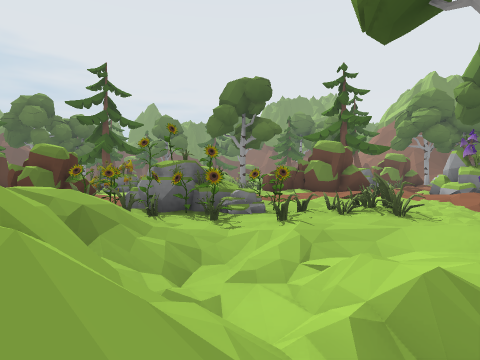
view 1 (above)

24 first-person views from a walk through a 3-D level made in the Unity game engine. The camera is 1.3 m above the floor, looks level and sees 75° across. The floor is counted in squares, 2 m on a side. Each view is taken from the middle of a square. On the plan, view 1 faces up. The plan holds only what a view shows up to about 10 squares ahead; the rest is blank. The place goes on beyond the plan. The player character is not drawn. Some animated figures are not drawn.

view 2
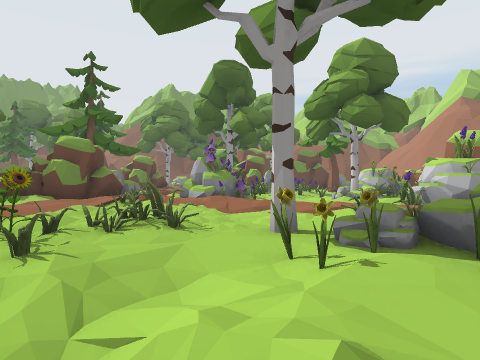

view 3
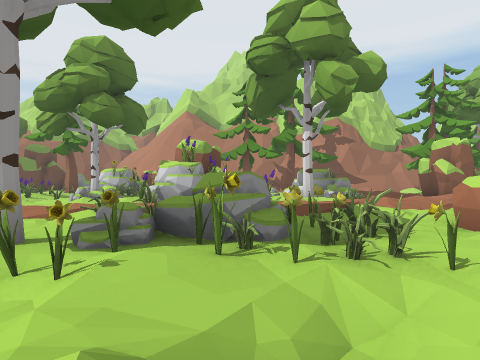

view 4
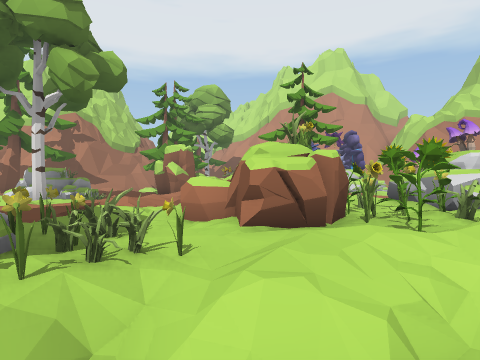

view 5
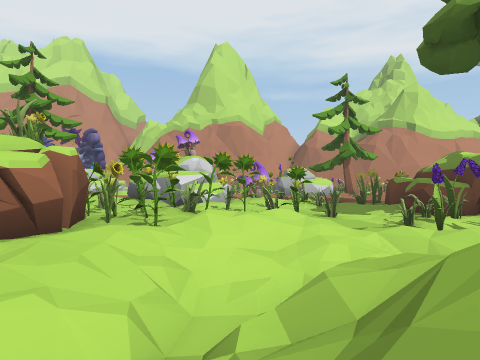

view 6
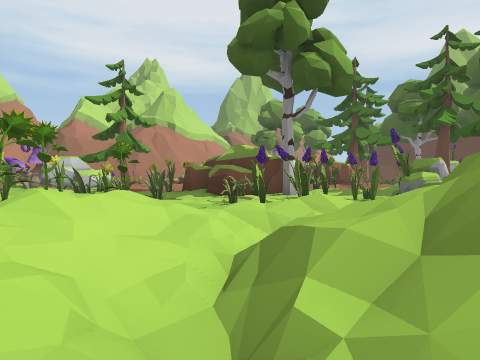

view 7
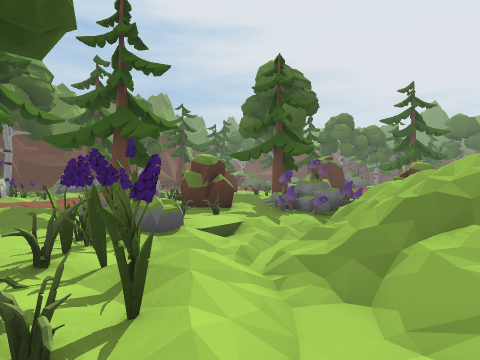

view 8
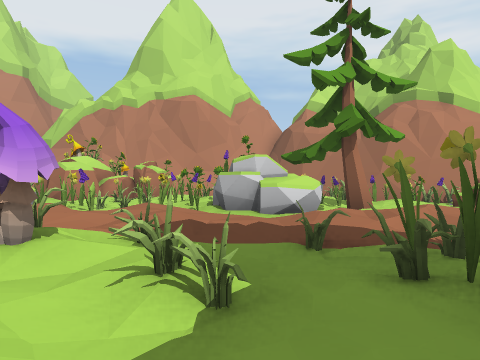

view 9
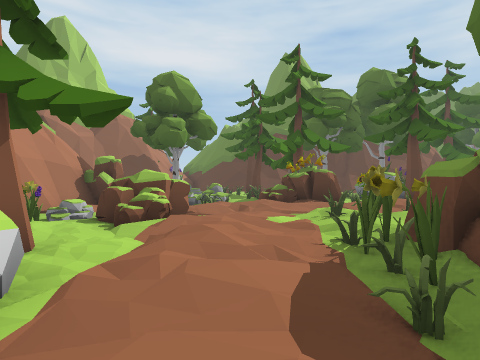

view 10
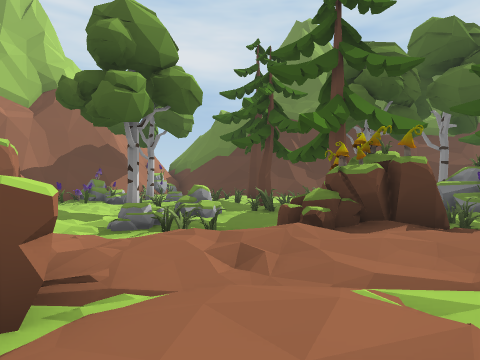

view 11
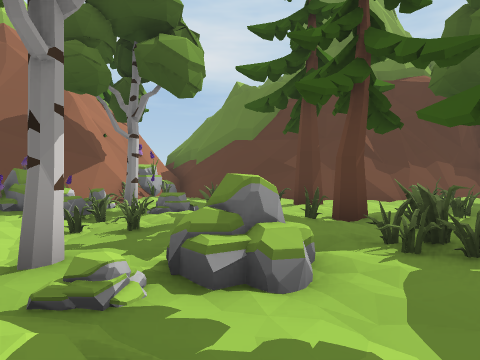

view 12
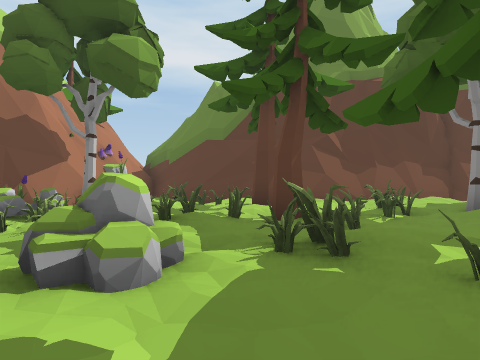

view 13
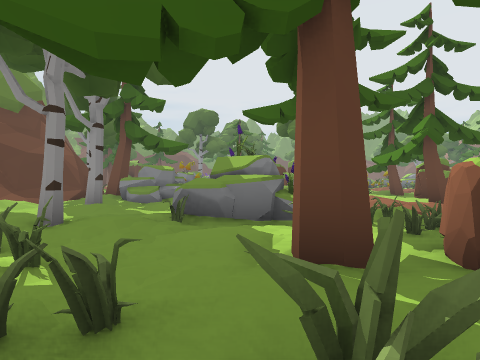

view 14
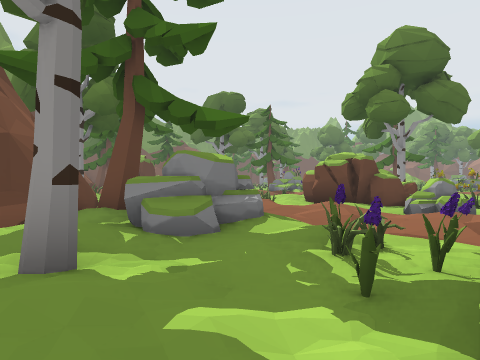

view 15
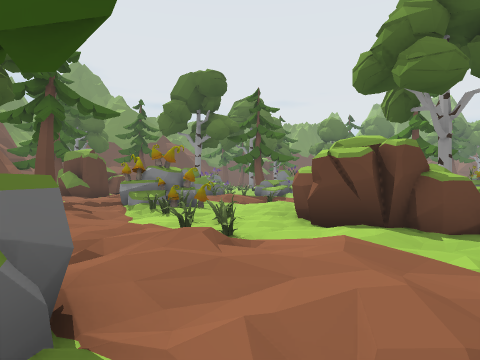

view 16
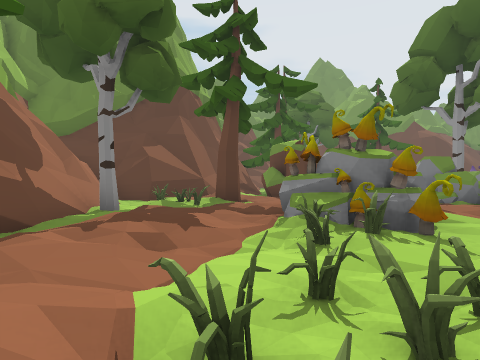

view 17
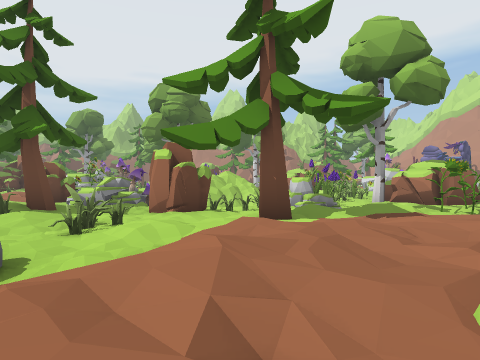

view 18
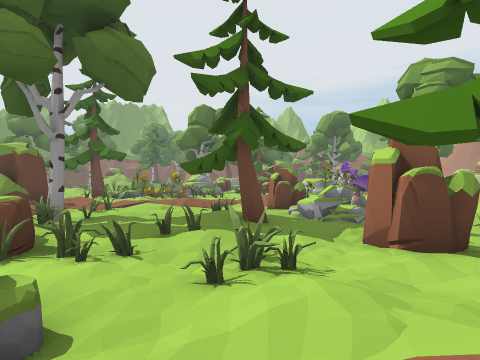

view 19
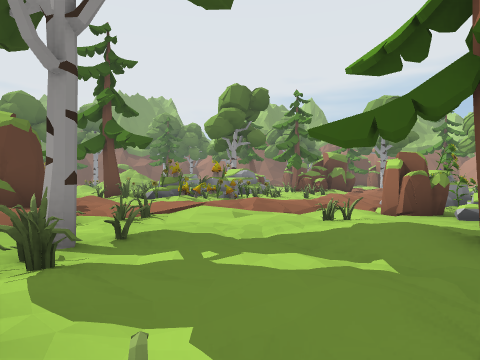

view 20
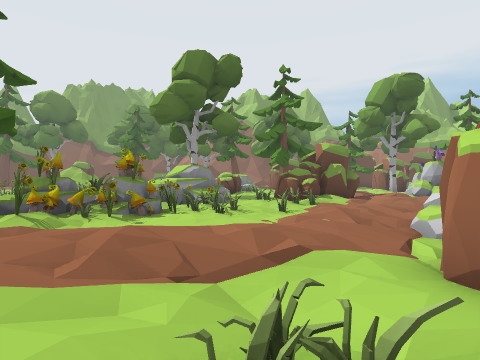

view 21
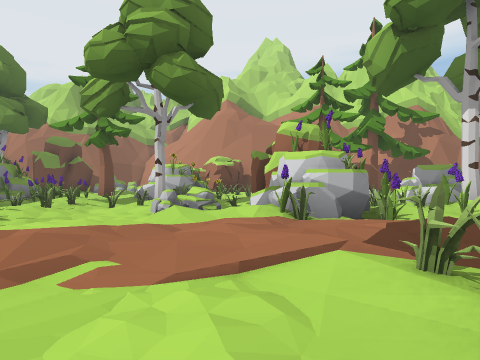

view 22
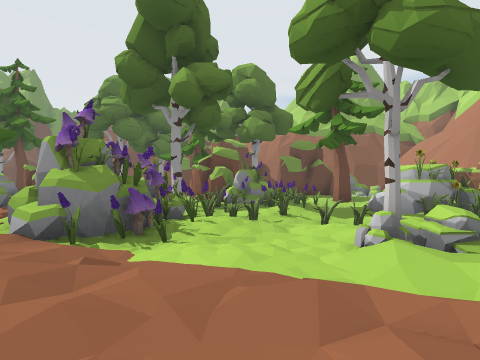

view 23
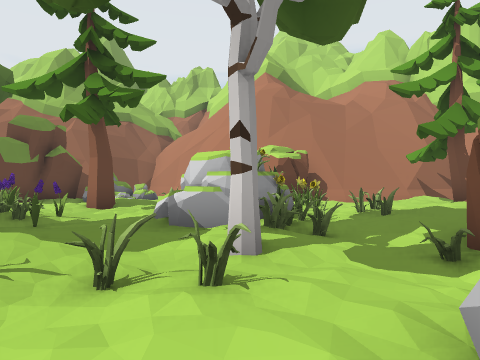

view 24
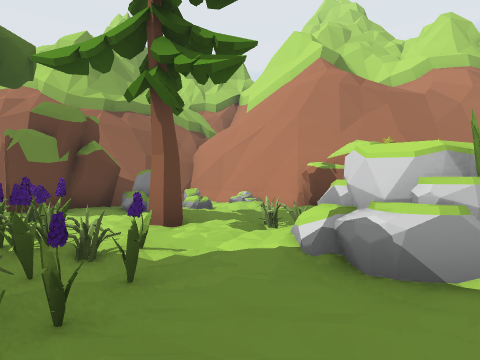

### Floor plan
Key: @ floor where view 1 was taken; # wall or solid block; x gap in a wall; . main floor; : floor 0.25 m higher than the main floor; - floor 0.25 m lower than the main floor; + floor 0.5 m higher than the main floor; _ floor 0.5 m lower than the main floor; < floor 0.75 m lower than the main floor; / step, stairs or slope; = window, fence, low wall or low ledge; ^ raised ledge; O other object.
Columns run from 24 left of view 1 to 20 right of it. Each row starts with its distance up from view 1.
 12    #          ##::OOO:O: ###      O    #..###
 11    :         ##::.#OO=::::+##     ..####..OO#
 10 #/ O.:O :.    /:::..:.......+:/OOO..###.. O
  9 #..O.:OO..:   -..://:.:::::::.OOO...##.O: O-.
  8 #..:::OOO.:  ....://:....-..::#O#:::......./#
  7 ##.O/:..:..  .O...--.#OO:...:+.......OO..:.##
  6  ##/:/:...#  .......##OOO....:::...O.OO  ###
  5   ###/:...###^:.::.OO ..-.:...:./O...##  ##
  4     # :::..:...:.OOOO  /-....::::........##
  3     #  .//:..:.:.:OO/  //_#O//:.OO##.::...#
  2     #/O :::.O.....O-/  /<.#OO.+.OO#  .:...#
  1     #. OO:.::.:.##./=/==///#OO  .##    :O:#
  0     #.:O/:..+::....///#/@//.O#.::#.      .#
 -1     #.:..##..::O. O///////---./:..O OO  O #
 -2    ##..O.#O#/.:.:O##//<///.#^.:/  .OO   O
 -3    #/..:. OOO::.+..###//+####/./:  O
 -4    ##::..OOO:.::#:.O#../####  O.::
 -5    ##:.O:.....::#####..#####  O :+
 -6     #..:...O##::.:###...#OO#
 -7    ##......O##::::+###/OOOOO
 -8    ##.O.O.:.:=/:..:......O
 -9    #/..:.:....:/::::::::::
-10    #-....:OO..::..///:.::/
-11    #.::/:..///.:##=..OO#:##
-12     :....--O..  O.x.OOO####O
-13   OO#/OOO... # :/####  ####/
-14   O  ##O     #######   #  ##
-15       ###                 #

Where each view was taken, in squares from view 1:
view 1: 0 up, 0 right, facing up
view 2: 1 up, 0 right, facing up-right
view 3: 1 up, 0 right, facing right
view 4: 1 up, 0 right, facing down-right
view 5: 1 up, 0 right, facing down
view 6: 0 up, 1 right, facing down-left
view 7: 4 down, 1 left, facing up-left
view 8: 5 down, 2 left, facing down
view 9: 9 down, 1 left, facing left
view 10: 9 down, 6 left, facing left
view 11: 10 down, 11 left, facing left
view 12: 9 down, 11 left, facing left
view 13: 9 down, 14 left, facing up
view 14: 4 down, 16 left, facing up
view 15: 0 up, 15 left, facing up
view 16: 4 up, 15 left, facing up-left
view 17: 0 up, 14 left, facing right
view 18: 0 up, 12 left, facing up-right
view 19: 4 up, 11 left, facing up-right
view 20: 6 up, 7 left, facing up-right
view 21: 4 up, 3 right, facing right
view 22: 4 up, 5 right, facing up-right
view 23: 6 up, 8 right, facing right
view 24: 8 up, 10 right, facing right
